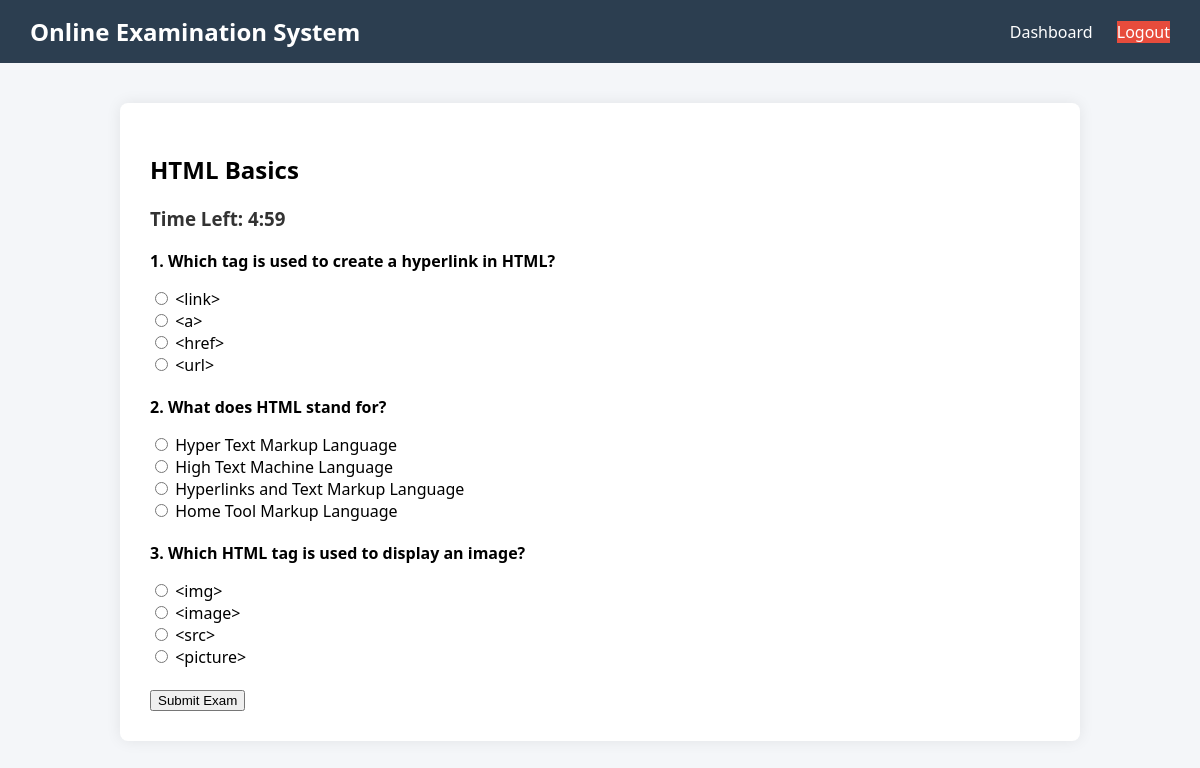
/exams/start/3/ (signed in), run on the app's committed database.
### exams/models.py (models this page shows, shortened)
class Exam(models.Model):
    subject = models.ForeignKey('Subject', on_delete=models.CASCADE)
    title = models.CharField(max_length=200)
    duration = models.IntegerField(help_text="Minutes")
    total_questions = models.IntegerField()
    start_time = models.DateTimeField(default=timezone.now)
    end_time = models.DateTimeField(default=timezone.now)

class Question(models.Model):
    exam = models.ForeignKey(Exam, on_delete=models.CASCADE)
    question = models.TextField()
    option1 = models.CharField(max_length=200)
    option2 = models.CharField(max_length=200)
    option3 = models.CharField(max_length=200)
    option4 = models.CharField(max_length=200)
    correct_answer = models.CharField(max_length=200)

### exams/views.py (the view, shortened to what this page needs)
# urls.py: path('start/<int:exam_id>/',start_exam, name='start_exam'),
def start_exam(request, exam_id):
    exam = get_object_or_404(Exam, id=exam_id)
    if Result.objects.filter(user=request.user, exam=exam).exists():
        return redirect('exam_result')
    questions = Question.objects.filter(exam=exam).order_by('?')[:exam.total_questions]
    return render(request, 'exam_page.html', {
        'exam': exam,
        'questions': questions
    })

### exams/templates/exam_page.html (shortened to what this page needs)
{% extends 'base.html' %}
{% block content %}
<h2>{{ exam.title }}</h2>
<h3>Time Left: <span id="time">00:00</span></h3>
<form method="post">
    {% for q in questions %}
        <div style="margin-bottom:20px;">
            <p><b>{{ forloop.counter }}. {{ q.question }}</b></p>
            <label><input type="radio" name="{{ q.id }}" value="{{ q.option1 }}"> {{ q.option1 }}</label><br>
            <label><input type="radio" name="{{ q.id }}" value="{{ q.option2 }}"> {{ q.option2 }}</label><br>
            <label><input type="radio" name="{{ q.id }}" value="{{ q.option3 }}"> {{ q.option3 }}</label><br>
            <label><input type="radio" name="{{ q.id }}" value="{{ q.option4 }}"> {{ q.option4 }}</label><br>
        </div>
    {% endfor %}
    <button type="submit">Submit Exam</button>
</form>
{% endblock %}

### accounts/templates/base.html (style rules this page uses)
body { margin: 0; font-family: "Segoe UI", Tahoma, sans-serif; background-color: #f4f6f9; }
h3 { margin-top: 0; color: #333; }

### data on the page
Exam: title "HTML Basics"
Question: question "Which tag is used to create a hyperlink in HTML?", option1 "<link>", option2 "<a>", option3 "<href>", option4 "<url>"
Question: question "What does HTML stand for?", option1 "Hyper Text Markup Language", option2 "High Text Machine Language", option3 "Hyperlinks and Text Markup Language", option4 "Home Tool Markup Language"
Question: question "Which HTML tag is used to display an image?", option1 "<img>", option2 "<image>", option3 "<src>", option4 "<picture>"
